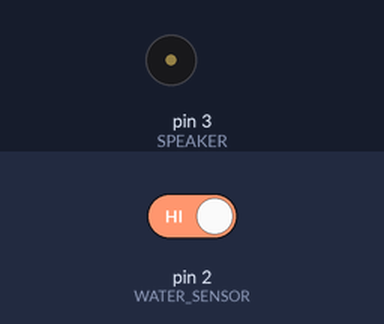
Simulated run of this sketch. Board: Arduino Uno, built with avr-gcc and run on an emulated ATmega328P. Parts: buzzer (waves = sounding). The inputs (shaded band) are chosen by the test bench; at power-on: pin 2 (WATER_SENSOR) HIGH.

Above: at 2.8 s.
2.9 s: pin 2 (WATER_SENSOR) driven LOW
At 3.18 s:
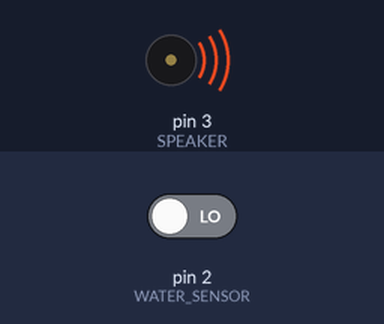
7.0 s: pin 2 (WATER_SENSOR) driven HIGH
At 8.3 s:
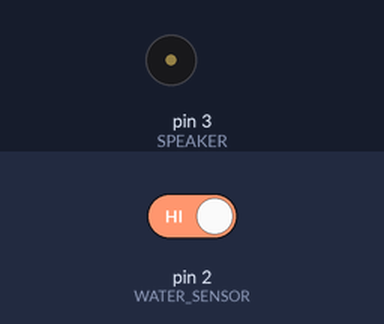
Timing chart, 0 to 10.0 s (numbered marks = the images above; inputs shaded):
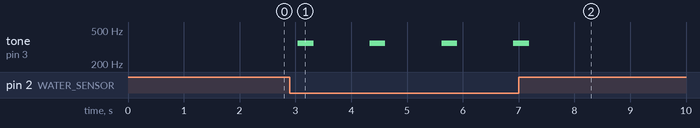

The sketch:

Final_additions.ino
```cpp
/*macro definition of water sensor and the buzzer*/
#define WATER_SENSOR 2
#define SPEAKER 3
int BassTab[]={1911,1702,1516,1431,1275,1136,1012};//bass 1~7
void setup()
{
	pins_init();
}
void loop()
{
	if(isExposedToWater())
	sound(3);
        delay(1000);
}
void pins_init()
{
	pinMode(WATER_SENSOR, INPUT);
	pinMode(SPEAKER, OUTPUT);
        digitalWrite(SPEAKER,LOW);
}
/************************************************************************/
/*Function: When the sensor is exposed to the water, the buzzer sounds	*/
/*			for 2 seconds.												*/
void sound(uint8_t note_index)
{
	for(int i=0;i<100;i++)
 	{
		digitalWrite(SPEAKER,HIGH);
		delayMicroseconds(BassTab[note_index]);
		digitalWrite(SPEAKER,LOW);
		delayMicroseconds(BassTab[note_index]);
	}
}
/************************************************************************/
/*Function: Determine whether the sensor is exposed to the water		*/
/*Parameter:-void           											*/
/*Return:	-boolean,if it is exposed to the water,it will return true. */
boolean isExposedToWater()
{
	if(digitalRead(WATER_SENSOR) == LOW)
		return true;
	else return false;
}
```

Measured:
- after the input at 2.9 s, tone on pin 3 (SPEAKER): alternates 348 Hz for 0.28 s and silent for 1.0 s, starting after 0.15 s
- after the input at 7.0 s, tone on pin 3 (SPEAKER): goes on until 7.2 s, then stays silent
